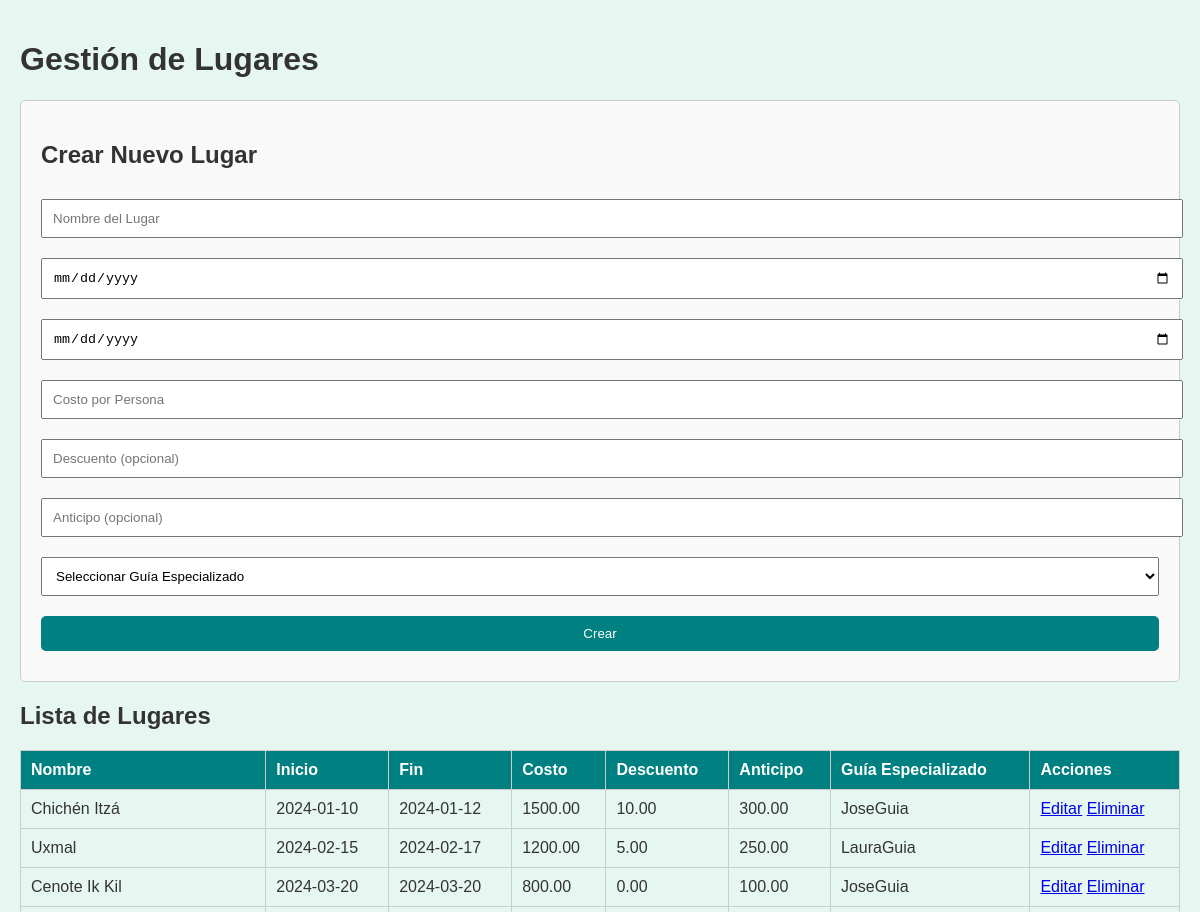
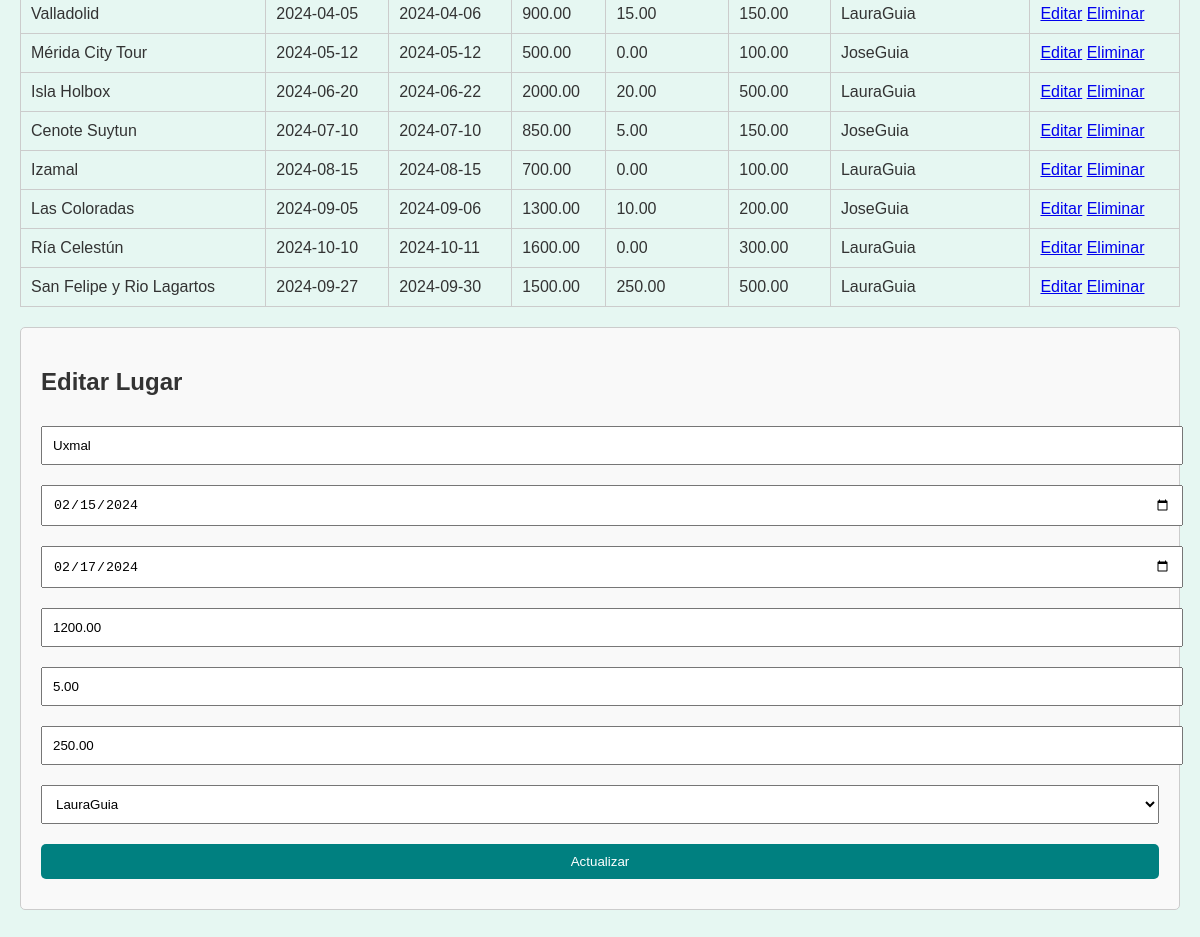
/lugares.php?edit=2, run on the app's committed database (2 pictures, top to bottom).
### tables this page shows
CREATE TABLE `lugares` (
  `id` int NOT NULL,
  `nombre_lugar` varchar(100) NOT NULL,
  `fecha_inicio` date NOT NULL,
  `fecha_fin` date NOT NULL,
  `costo_por_persona` decimal(10,2) NOT NULL,
  `descuento` decimal(5,2) DEFAULT '0.00',
  `anticipo` decimal(10,2) DEFAULT NULL,
  `guia_especializado` int DEFAULT NULL
);

CREATE TABLE `clientes` (
  `id` int NOT NULL,
  `rol` enum('admin','usuario','guia') NOT NULL,
  `nombre_usuario` varchar(50) NOT NULL,
  `correo` varchar(100) NOT NULL,
  `contrasena` varchar(255) NOT NULL
);

### lugares.php (the view, shortened to what this page needs)
<?php
include 'conexion.php';
$result = $conn->query("SELECT l.*, c.nombre_usuario AS guia_nombre
                        FROM lugares l
                        LEFT JOIN clientes c ON l.guia_especializado = c.id");
?>
<!DOCTYPE html>
<html lang="es">
<head>
</head>
<body>
<h1>Gestión de Lugares</h1>
<div class="form-container">
    <h2>Crear Nuevo Lugar</h2>
    <form method="POST" action="">
        <input type="text" name="nombre_lugar" placeholder="Nombre del Lugar" required>
        <input type="date" name="fecha_inicio" required>
        <input type="date" name="fecha_fin" required>
        <input type="number" step="0.01" name="costo_por_persona" placeholder="Costo por Persona" required>
        <input type="number" step="0.01" name="descuento" placeholder="Descuento (opcional)">
        <input type="number" step="0.01" name="anticipo" placeholder="Anticipo (opcional)">
        <select name="guia_especializado">
            <option value="">Seleccionar Guía Especializado</option>
        </select>
        <button type="submit" name="create">Crear</button>
    </form>
</div>
<h2>Lista de Lugares</h2>
<table>
    <tr>
        <th>Nombre</th>
        <th>Inicio</th>
        <th>Fin</th>
        <th>Costo</th>
        <th>Descuento</th>
        <th>Anticipo</th>
        <th>Guía Especializado</th>
        <th>Acciones</th>
    </tr>
    <?php while ($row = $result->fetch_assoc()): ?>
    <tr>
        <td><?php echo $row['nombre_lugar']; ?></td>
        <td><?php echo $row['fecha_inicio']; ?></td>
        <td><?php echo $row['fecha_fin']; ?></td>
        <td><?php echo $row['costo_por_persona']; ?></td>
        <td><?php echo $row['descuento'] ?: "N/A"; ?></td>
        <td><?php echo $row['anticipo'] ?: "N/A"; ?></td>
        <td><?php echo $row['guia_nombre'] ?: "Sin Asignar"; ?></td>
        <td>
            <a href="?edit=<?php echo $row['id']; ?>">Editar</a>
            <a href="?delete=<?php echo $row['id']; ?>" onclick="return confirm('¿Seguro que deseas eliminar este lugar?');">Eliminar</a>
        </td>
    </tr>
    <?php endwhile; ?>
</table>
<?php
if (isset($_GET['edit'])):
    $id = $_GET['edit'];
    $lugar = $conn->query("SELECT * FROM lugares WHERE id='$id'")->fetch_assoc();
?>
<div class="form-container">
    <h2>Editar Lugar</h2>
    <form method="POST" action="">
        <input type="text" name="nombre_lugar" value="<?php echo $lugar['nombre_lugar']; ?>" required>
        <input type="date" name="fecha_inicio" value="<?php echo $lugar['fecha_inicio']; ?>" required>
        <input type="date" name="fecha_fin" value="<?php echo $lugar['fecha_fin']; ?>" required>
        <input type="number" step="0.01" name="costo_por_persona" value="<?php echo $lugar['costo_por_persona']; ?>" required>
        <input type="number" step="0.01" name="descuento" value="<?php echo $lugar['descuento']; ?>">
        <input type="number" step="0.01" name="anticipo" value="<?php echo $lugar['anticipo']; ?>">
        <select name="guia_especializado">
            <?php
            $guias = $conn->query("SELECT id, nombre_usuario FROM clientes");
            while ($guia = $guias->fetch_assoc()) {
                $selected = $guia['id'] == $lugar['guia_especializado'] ? "selected" : "";
                echo "<option value='" . $guia['id'] . "' $selected>" . $guia['nombre_usuario'] . "</option>";
            }
            ?>
        </select>
        <button type="submit" name="update">Actualizar</button>
    </form>
</div>
<?php endif; ?>
</body>
</html>

### lugares.php (style rules this page uses)
body { font-family: Arial, sans-serif; background-color: #e6f7f2; color: #333; margin: 0; padding: 20px; }
table { width: 100%; border-collapse: collapse; margin-bottom: 20px; }
table, th, td { border: 1px solid #ccc; }
th, td { padding: 10px; text-align: left; }
th { background-color: #008080; color: white; }
button { background-color: #008080; color: white; border: none; padding: 10px 15px; cursor: pointer; border-radius: 5px; }
.form-container { background-color: #f9f9f9; padding: 20px; border: 1px solid #ccc; border-radius: 5px; margin-bottom: 20px; }
.form-container input, .form-container select, .form-container button { width: 100%; margin: 10px 0; padding: 10px; }

### data on the page
lugares: nombre_lugar "Chichén Itzá", fecha_inicio "2024-01-10", fecha_fin "2024-01-12", costo_por_persona "1500.00", descuento "10.00", anticipo "300.00", guia_especializado.nombre_usuario "JoseGuia"
lugares: nombre_lugar "Uxmal", fecha_inicio "2024-02-15", fecha_fin "2024-02-17", costo_por_persona "1200.00", descuento "5.00", anticipo "250.00", guia_especializado.nombre_usuario "LauraGuia", fecha_inicio "02/15/2024", fecha_fin "02/17/2024"
lugares: nombre_lugar "Cenote Ik Kil", fecha_inicio "2024-03-20", fecha_fin "2024-03-20", costo_por_persona "800.00", descuento "0.00", anticipo "100.00", guia_especializado.nombre_usuario "JoseGuia"
lugares: nombre_lugar "Valladolid", fecha_inicio "2024-04-05", fecha_fin "2024-04-06", costo_por_persona "900.00", descuento "15.00", anticipo "150.00", guia_especializado.nombre_usuario "LauraGuia"
lugares: nombre_lugar "Mérida City Tour", fecha_inicio "2024-05-12", fecha_fin "2024-05-12", costo_por_persona "500.00", descuento "0.00", anticipo "100.00", guia_especializado.nombre_usuario "JoseGuia"
lugares: nombre_lugar "Isla Holbox", fecha_inicio "2024-06-20", fecha_fin "2024-06-22", costo_por_persona "2000.00", descuento "20.00", anticipo "500.00", guia_especializado.nombre_usuario "LauraGuia"
lugares: nombre_lugar "Cenote Suytun", fecha_inicio "2024-07-10", fecha_fin "2024-07-10", costo_por_persona "850.00", descuento "5.00", anticipo "150.00", guia_especializado.nombre_usuario "JoseGuia"
lugares: nombre_lugar "Izamal", fecha_inicio "2024-08-15", fecha_fin "2024-08-15", costo_por_persona "700.00", descuento "0.00", anticipo "100.00", guia_especializado.nombre_usuario "LauraGuia"
lugares: nombre_lugar "Las Coloradas", fecha_inicio "2024-09-05", fecha_fin "2024-09-06", costo_por_persona "1300.00", descuento "10.00", anticipo "200.00", guia_especializado.nombre_usuario "JoseGuia"
lugares: nombre_lugar "Ría Celestún", fecha_inicio "2024-10-10", fecha_fin "2024-10-11", costo_por_persona "1600.00", descuento "0.00", anticipo "300.00", guia_especializado.nombre_usuario "LauraGuia"
lugares: nombre_lugar "San Felipe y Rio Lagartos", fecha_inicio "2024-09-27", fecha_fin "2024-09-30", costo_por_persona "1500.00", descuento "250.00", anticipo "500.00", guia_especializado.nombre_usuario "LauraGuia"

### other printed values
form field guia_especializado "LauraGuia"
